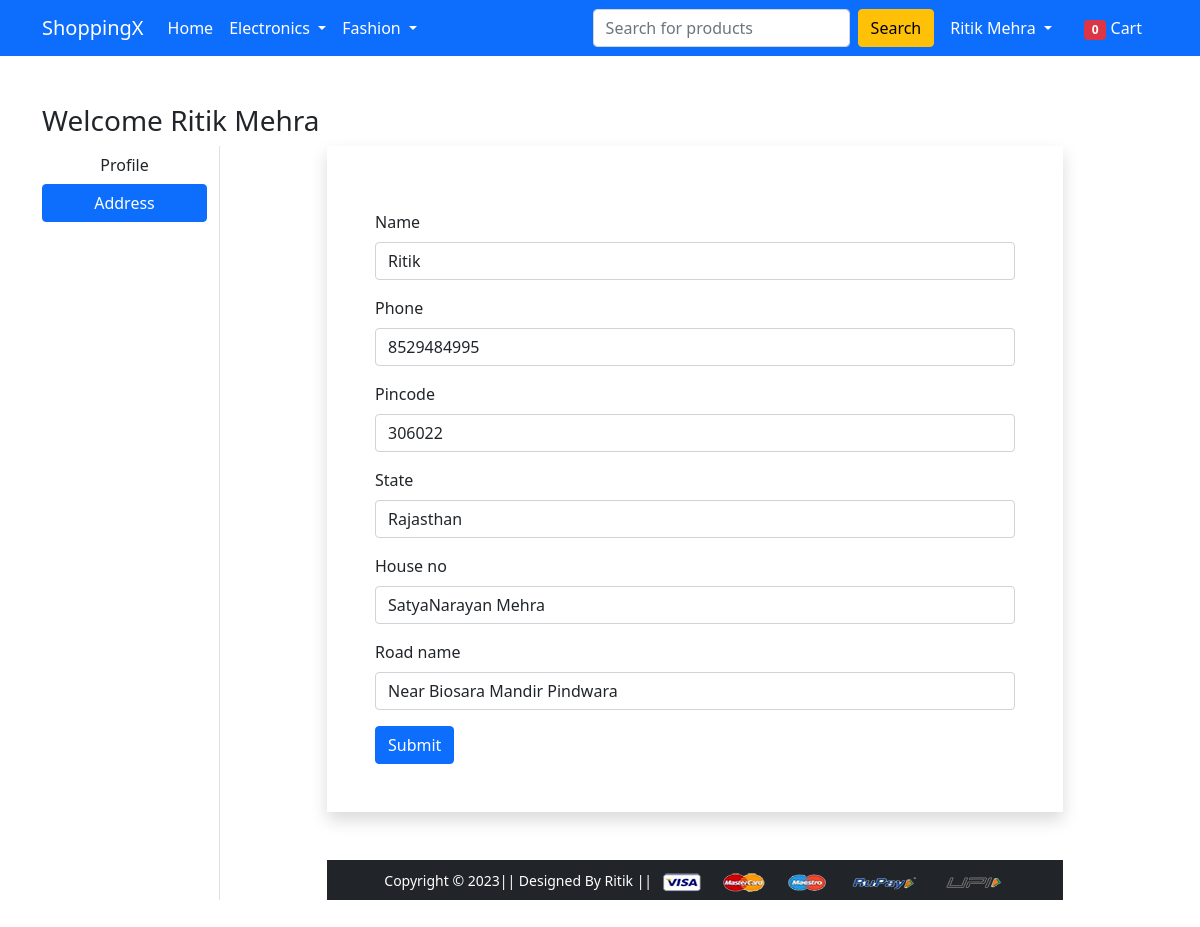
The page /profile/address/ (signed in) on the database as committed earlier.
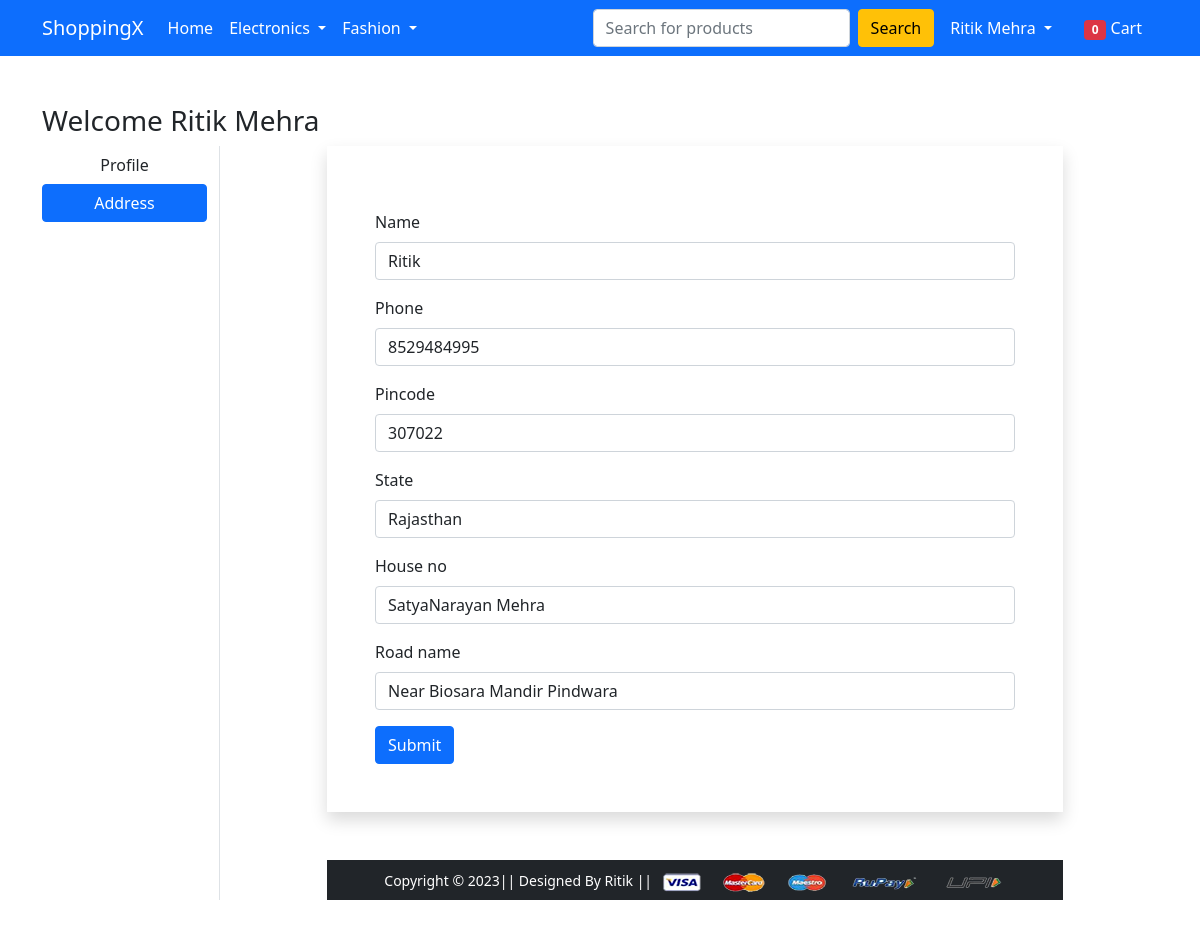
The same page on the database as committed later.
### User_Account/models.py (models this page shows, shortened)
class CustomUser(AbstractUser):
    username = None
    email = models.EmailField(_("email address"), unique=True)
    name = models.CharField(_("name"), max_length=30, blank=False)
    phoneNumberRegex = val(regex = r"^\+?1?\d{8,15}$")
    Phone = models.CharField(_("Phone"),validators = [phoneNumberRegex], max_length=15, blank=False)
    USERNAME_FIELD = "email"
    REQUIRED_FIELDS = []
    objects = CustomUserManager()       #Custom User Model Manager

class user_address(models.Model):
    user=models.OneToOneField(CustomUser,on_delete=models.CASCADE,primary_key=True)
    Name=models.CharField(max_length=30,blank=False,null=False)
    Phone=models.CharField(max_length=15,blank=False)
    Pincode=models.CharField(max_length=6,blank=False)
    State=models.CharField(max_length=20,blank=False)
    house_no=models.CharField(max_length=50,blank=False,null=False)
    Road_name=models.CharField(max_length=75,blank=False,null=False)

### User_Account/views.py (the view, shortened to what this page needs)
# urls.py: path('profile/address/', views.address.as_view(),name='address'),
class address(View):
    def get(self,request):
        admin_logout(request)
        if(not request.user.is_authenticated):
            return redirect('login')
        objj=user_address.objects.filter(user=request.user)
        if not objj.exists():
            fm=address_form()
        else:
            for obj in objj:
                initial_dict = {
                    'Name':obj.Name,
                    'Phone':obj.Phone,
                    'Pincode':obj.Pincode,
                    'State':obj.State,
                    'house_no':obj.house_no,
                    'Road_name':obj.Road_name,
                }
            fm=address_form(initial=initial_dict)
        return render(request,'User_Account/address.html',{'form':fm})

### User_Account/context_processors.py (called while the page is built)
def user_cart(request):
    c=0;
    if(request.user.is_authenticated):
      obj=User_cart.objects.filter(user=request.user)
      for o in obj:
          c=c+o.Quantity
    return {'cart_no': c}

### User_Account/views.py (called while the page is built)
def admin_logout(request):
    if(request.user.is_superuser):       #Condition to check if user is admin or not
            logout(request)                #Logout function in django.contrib.auth
            messages.success(request, "Admin has been logout !!!")

### User_Account/templates/User_Account/address.html (shortened to what this page needs)
{% extends 'User_Account/base.html' %}
{% load static %}
{% block main-content %}
<div class="container my-5">
 <div class="row">
  <h3>Welcome {{user.name}}</h3>
  <div class="col-sm-2 border-end">
   <ul class="list-unstyled">
    <li class="d-grid"><a href="{% url 'profile' %}" class="btn">Profile</a></li>
    <li class="d-grid"><a href="{% url 'address' %}" class="btn btn-primary">Address</a></li>
   </ul>
  </div>
  <div class="col-sm-8 offset-sm-1">
    <form action="" method="POST" novalidate class="p-5 shadow">
    {% for field in form %}
        <div class="col-12 mt-3">
          <label class="form-label">{{ field.label }}</label> {{ field }}
        </div>
        {% endfor %}
    <div class="col-12 mt-3">
      <button id="address_btn" type="submit" class="btn btn-primary">Submit</button>
    </div>
   </form>
{% endblock main-content %}

### User_Account/templates/User_Account/base.html (shortened to what this page needs)
<!doctype html>
{% load static %}
{% load mathfilters %}
<html lang="en">
  <head>
    <link href="https://cdn.jsdelivr.net/npm/bootstrap@5.0.0-beta1/dist/css/bootstrap.min.css" rel="stylesheet">
    <link rel="stylesheet" href="{% static 'User_Account/css/owl.carousel.min.css' %}">
    <link rel="stylesheet" href="{% static 'User_Account/css/all.min.css' %}">
    <link rel="stylesheet" href="{% static 'User_Account/css/style.css' %}">
  </head>
  <body>
    <nav class="navbar navbar-expand-lg navbar-dark bg-primary">
     <div class="container">
       <a class="navbar-brand" href="/">ShoppingX</a>
       <div class="collapse navbar-collapse" id="navbarSupportedContent">
         <ul class="navbar-nav me-auto mb-2 mb-lg-0">
           <li class="nav-item">
             <a class="nav-link active" aria-current="page" href="/">Home</a>
           </li>
           <li class="nav-item dropdown">
             <a class="nav-link dropdown-toggle text-white" href="#" id="electronicsDropdown" role="button" data-bs-toggle="dropdown" aria-expanded="false">
               Electronics
             </a>
           </li>
           <li class="nav-item dropdown">
             <a class="nav-link dropdown-toggle text-white" href="#" id="fashionDropdown" role="button" data-bs-toggle="dropdown" aria-expanded="false">
               Fashion
             </a>
           </li>
         </ul>
         <form class="d-flex">
           <input class="form-control me-2" type="search" placeholder="Search for products" aria-label="Search">
           <button class="btn btn-warning" type="submit">Search</button>
         </form>
         <div>
          <ul class="navbar-nav me-auto mb-2 mb-lg-0">
            {% if  request.user.is_authenticated %}
           <li class="nav-item dropdown mx-2">
              <a class="nav-link dropdown-toggle text-white" href="#" id="profileDropdown" role="button" data-bs-toggle="dropdown" aria-expanded="false">
                {{user.name}}
              </a>
            </li>
            <li class="nav-item mx-2">
              <a href="{% url "cart" %}" class="nav-link text-white"><span id="cart_no" class="badge bg-danger">{{cart_no}}</span> Cart </a>
            </li>
            {% endif %}
          </ul>
         </div>
       </div>
     </div>
    </nav>
    {% block main-content %} {% endblock main-content %}
    <footer class="container-fluid bg-dark text-center p-2 mt-5">
        <small class="text-white">Copyright &copy; 2023|| Designed By Ritik || </small>
        <img src="{% static 'app/images/payment.png' %}" alt="" srcset="" class="img-fluid" height="2px">
    </footer>
  </body>
</html>

Rows that differ between the two databases and show on the page:
changed user_address "Ritik": Pincode "306022" → "307022"
